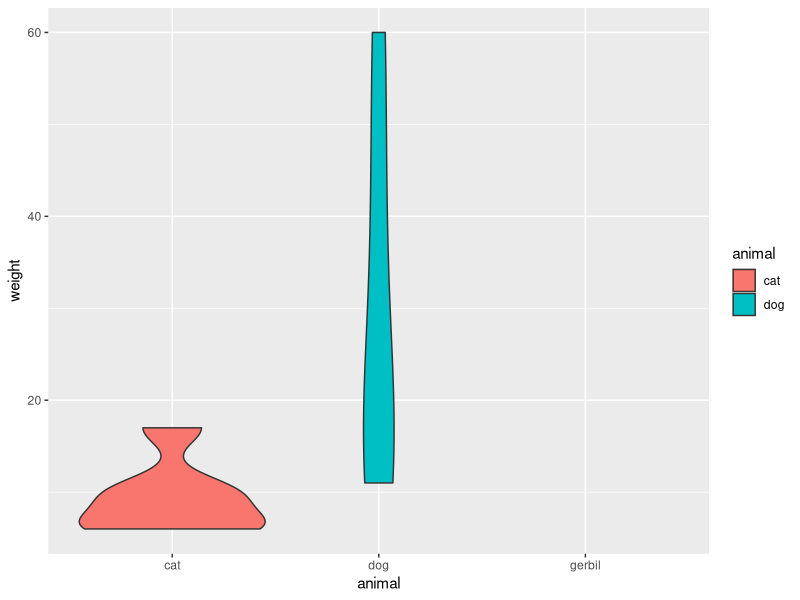

Reproduce this figure in R.
library(ggplot2)
pets <- read.csv("data/pets.csv")

ggplot(pets, aes(x=animal, y=weight, fill=animal)) + 
  ## 다음에 무엇을 입력해야 할까요?
  geom_violin()